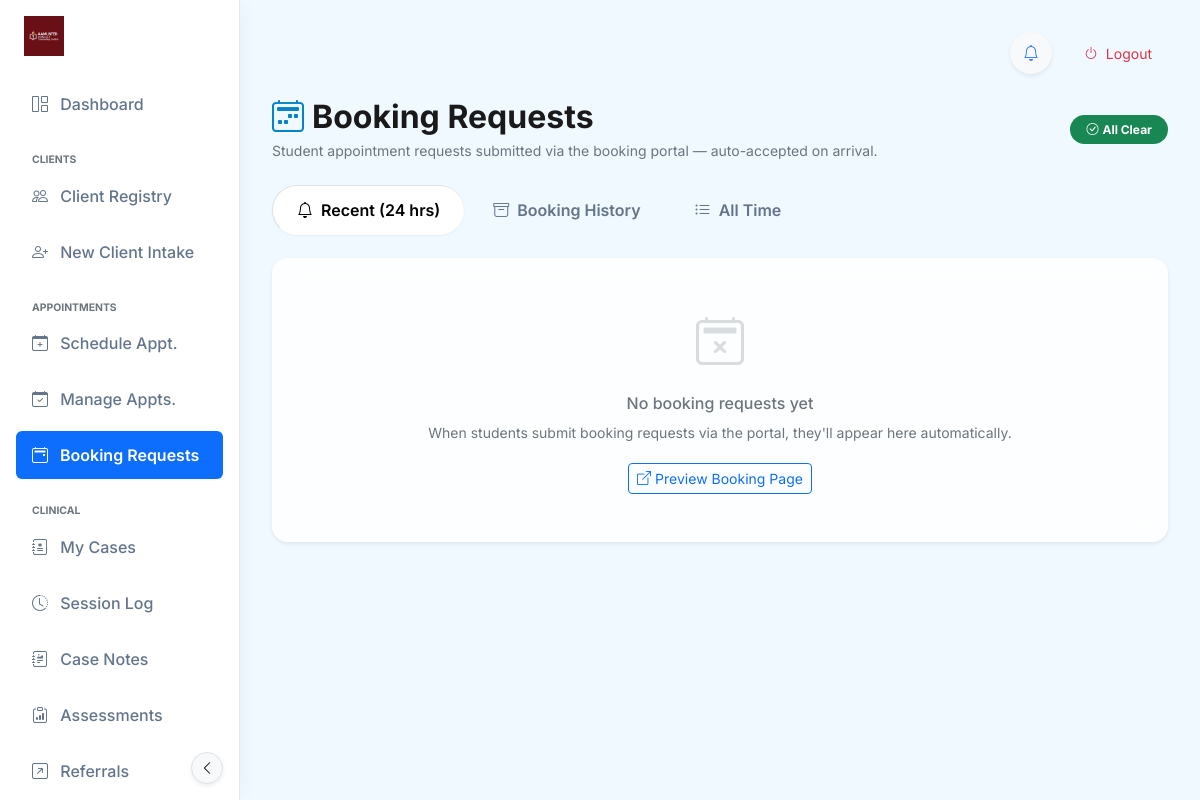
The app's page /admin/bookings (signed in), older data.
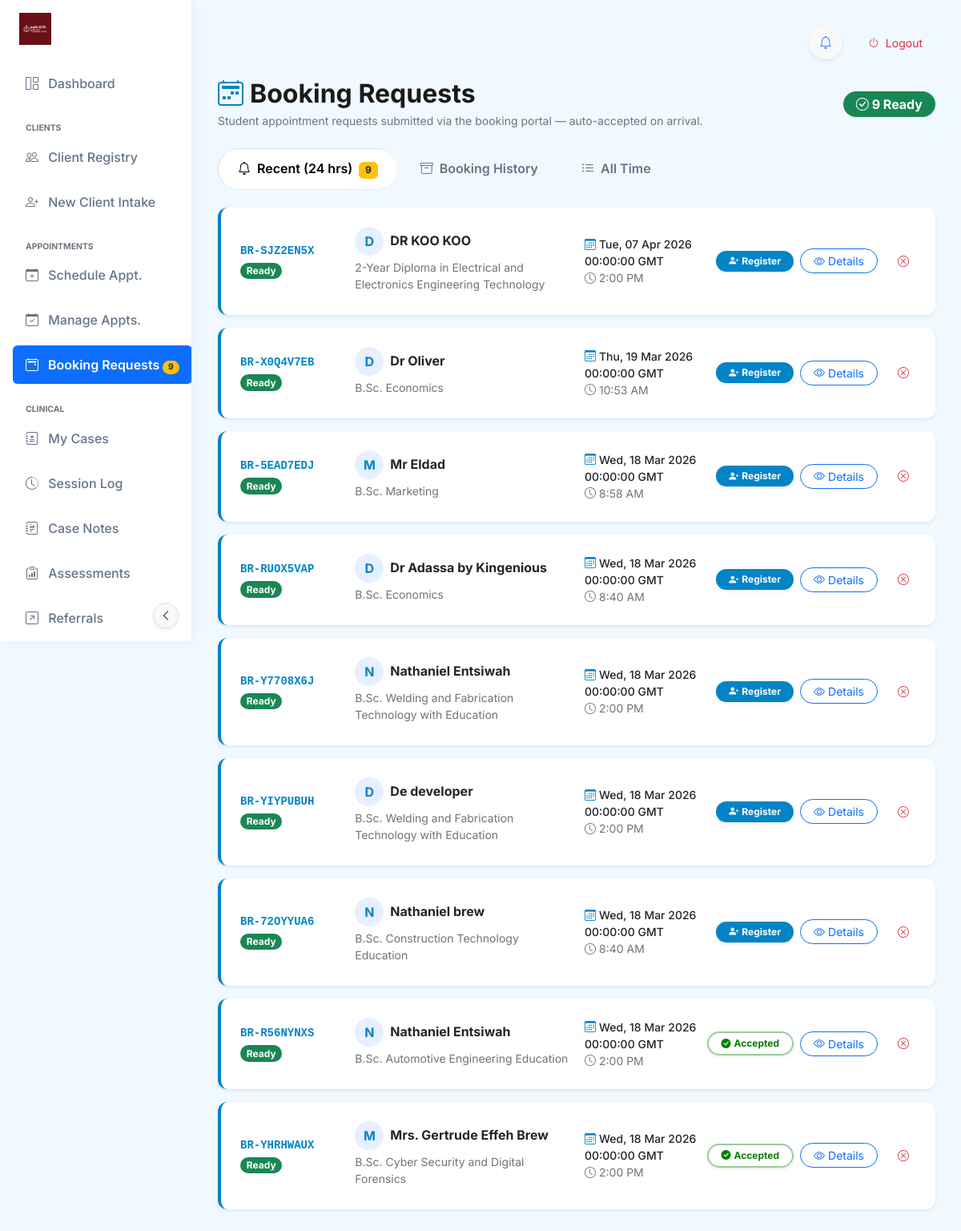
The same page, newer data.
### tables this page shows
CREATE TABLE BookingRequest (
        id INTEGER PRIMARY KEY AUTOINCREMENT,
        reference TEXT UNIQUE,
        full_name TEXT NOT NULL,
        index_number TEXT NOT NULL,
        department TEXT,
        programme TEXT,
        phone TEXT,
        preferred_date DATE,
        preferred_time TEXT,
        reason TEXT,
        status TEXT DEFAULT 'Pending',
        decline_reason TEXT,
        created_at TIMESTAMP DEFAULT CURRENT_TIMESTAMP
    , email TEXT, hall_of_residence TEXT, accepted_at TEXT, global_id TEXT, updated_at TEXT, last_synced_at TEXT);

### app.py (the view)
@app.route('/admin/bookings')
@login_required
def admin_bookings():
    if session.get('role') not in ['Secretary', 'Admin', 'Counsellor', 'Counselor']:
        flash('Access restricted.', 'error')
        return redirect(url_for('dashboard'))
    try:
        page = request.args.get('page', 1, type=int)
        tab = request.args.get('tab', 'recent')
        per_page = 15
        offset = (page - 1) * per_page
        conn = get_db_connection()
        if tab == 'recent':
            where_clause = "WHERE COALESCE(accepted_at, created_at) >= datetime('now', '-24 hours')"
            order_clause = "ORDER BY COALESCE(accepted_at, created_at) DESC"
        elif tab == 'history':
            where_clause = "WHERE COALESCE(accepted_at, created_at) < datetime('now', '-24 hours')"
            order_clause = "ORDER BY created_at DESC"
        else: # 'all'
            where_clause = ""
            order_clause = "ORDER BY created_at DESC"
        bookings_raw = conn.execute(
            f"SELECT * FROM BookingRequest {where_clause} {order_clause} LIMIT ? OFFSET ?",
            (per_page, offset)
        ).fetchall()
        bookings = []
        for b in bookings_raw:
            b_dict = dict(b)
            exists = conn.execute(
                "SELECT 1 FROM Student WHERE index_number = ? OR name = ? OR (email = ? AND email IS NOT NULL AND email != '')",
                (b_dict['index_number'], b_dict['full_name'], b_dict.get('email', ''))
            ).fetchone()
            b_dict['is_registered'] = True if exists else False
            bookings.append(b_dict)
        total = conn.execute(f"SELECT COUNT(*) FROM BookingRequest {where_clause}").fetchone()[0]
        total_pages = (total + per_page - 1) // per_page
        pending_count = conn.execute(
            "SELECT COUNT(*) FROM BookingRequest WHERE status = 'Pending'"
        ).fetchone()[0]
        recent_count = conn.execute(
            "SELECT COUNT(*) FROM BookingRequest WHERE COALESCE(accepted_at, created_at) >= datetime('now', '-24 hours')"
        ).fetchone()[0]
        conn.close()
        return render_template('admin_bookings.html',
                               bookings=bookings,
                               pending_count=pending_count,
                               recent_count=recent_count,
                               role=session.get('role'),
                               page=page,
                               total_pages=total_pages,
                               current_tab=tab)
    except Exception as e:
        print(f"[ADMIN_BOOKINGS] Error: {e}")
        flash('Could not load bookings.', 'error')
        return redirect(url_for('dashboard'))

### app.py (called while the page is built, shortened)
def ensure_database_initialized():
    global _db_initialization_lock, _db_initialized
    if _db_initialized:
        return

@app.context_processor
def inject_now():
    ctx = {'now': datetime.utcnow()}
    try:
        from flask import session as _s
        if _s.get('logged_in'):
            _conn = get_db_connection()
            count = _conn.execute(
                """SELECT COUNT(*) FROM BookingRequest
                   WHERE status IN ('Accepted', 'Pending')
                   AND COALESCE(accepted_at, created_at) >= datetime('now', '-24 hours')"""
            ).fetchone()[0]
            _conn.close()
            ctx['latest_booking_count'] = count
    except Exception:
        ctx['latest_booking_count'] = 0
    return ctx

def login_required(f):
    @wraps(f)
    def decorated_function(*args, **kwargs):
        if 'logged_in' not in session:
            return redirect(url_for('welcome'))
        return f(*args, **kwargs)
    return decorated_function

@app.context_processor
def inject_node_info():
    return dict(node_config=node_config.load_config())

### templates/admin_bookings.html (shortened to what the changed rows need)
{% extends "base_modern.html" %}
{% block content %}
<div class="row mb-4">
    <div class="col-12">
        <div class="d-flex justify-content-between align-items-center">
            <div>
                <h2 class="fw-bold mb-1">
                    <i class="bi bi-calendar2-week me-2 text-primary"></i>Booking Requests
                </h2>
            </div>
            <div class="d-flex gap-2">
                {% if recent_count > 0 %}
                <span class="badge bg-success px-3 py-2 rounded-pill fs-6">
                    <i class="bi bi-check-circle me-1"></i>{{ recent_count }} Ready
                </span>
                {% else %}
                <span class="badge bg-success px-3 py-2 rounded-pill">
                    <i class="bi bi-check-circle me-1"></i>All Clear
                </span>
                {% endif %}
            </div>
        </div>
    </div>
</div>
<ul class="nav nav-tabs border-0 mb-4 gap-1" id="bookingTabs">
    <li class="nav-item">
        <a class="nav-link {% if current_tab == 'recent' %}active{% endif %} fw-semibold px-4 rounded-pill" href="{{ url_for('admin_bookings', tab='recent') }}">
            <i class="bi bi-bell me-1"></i> Recent (24 hrs)
            {% if recent_count > 0 %}<span class="badge bg-warning text-dark ms-1">{{ recent_count }}</span>{% endif %}
        </a>
    </li>
</ul>
{% if bookings %}
<div id="bookingsContainer">
    {% if current_tab == 'recent' %}
        <div class="row g-3">
        {% for booking in bookings %}
        <div class="col-12 booking-row" data-status="{{ booking.status }}">
            <div class="card border-0 shadow-sm"
                style="border-left: 4px solid var(--brand-primary, #1a6b3c) !important; border-radius: 0.75rem;">
                <div class="card-body p-4">
                    <div class="row align-items-center g-3">
                        <div class="col-md-2">
                            <div class="fw-bold font-monospace text-primary small">{{ booking.reference }}</div>
                            <span class="badge bg-success rounded-pill mt-1">Ready</span>
                        </div>
                        <div class="col-md-4">
                            <div class="d-flex align-items-center mb-1">
                                <div class="rounded-circle bg-primary bg-opacity-10 text-primary fw-bold d-flex align-items-center justify-content-center me-2 flex-shrink-0"
                                     style="width:36px;height:36px;">
                                    {{ booking.full_name[0]|upper }}
                                </div>
                                <h6 class="fw-bold mb-0 text-dark">{{ booking.full_name }}</h6>
                            </div>
                            <div class="small text-muted mb-1">{{ booking.programme or '—' }}</div>
                        </div>
                        <div class="col-md-3">
                            <div class="fw-medium small"><i class="bi bi-calendar3 me-1 text-primary"></i>{{ booking.preferred_date or 'Today' }}</div>
                            <div class="text-muted small"><i class="bi bi-clock me-1"></i>{{ booking.preferred_time or 'Any' }}</div>
                        </div>
                        <div class="col-md-3 text-md-end text-nowrap d-flex gap-2 justify-content-end align-items-center">
                            {% if booking.is_registered %}
                            <div class="btn btn-sm btn-outline-success rounded-pill px-3 shadow-sm border-2 fw-bold disabled"
                                 style="font-size: 0.75rem; pointer-events: none; opacity: 1; border-color: rgba(0,128,0,0.4) !important; color: green !important;">
                                <i class="bi bi-check-circle-fill me-1"></i>Accepted
                            </div>
                            {% else %}
                            <button onclick="handleRegisterPortalBooking(this, {{ booking.id }})"
                               class="btn btn-primary btn-sm rounded-pill px-3 shadow-sm border-0 fw-bold"
                               style="font-size: 0.75rem; background: var(--brand-primary, #1a6b3c);">
                                <i class="bi bi-person-plus-fill me-1"></i>Register
                            </button>
                            {% endif %}
                            <button type="button" class="btn btn-outline-primary btn-sm rounded-pill px-3"
                                    data-bs-toggle="modal" data-bs-target="#detailsModal{{ booking.id }}">
                                <i class="bi bi-eye me-1"></i>Details
                            </button>
                            {% if role in ['Secretary', 'Admin', 'Counsellor'] %}
                            <button type="button" class="btn btn-link text-danger btn-sm text-decoration-none ms-2"
                                    data-bs-toggle="modal" data-bs-target="#declineModal{{ booking.id }}">
                                <i class="bi bi-x-circle"></i>
                            </button>
                            {% endif %}
                        </div>
                    </div>
                </div>
            </div>
        </div>
        {% endfor %}
        </div>
    {% endif %}
</div>
{% else %}
<div class="card card-glass border-0 shadow-sm">
    <div class="card-body text-center py-5">
        <i class="bi bi-calendar2-x text-muted opacity-25" style="font-size:3rem;"></i>
        <h6 class="text-muted mt-3">No booking requests yet</h6>
        <p class="text-muted small">When students submit booking requests via the portal, they'll appear here automatically.</p>
        <a href="/booking" target="_blank" class="btn btn-sm btn-outline-primary mt-1">
            <i class="bi bi-box-arrow-up-right me-1"></i>Preview Booking Page
        </a>
    </div>
</div>
{% endif %}
{% endblock %}

### templates/base_modern.html (shortened to what the changed rows need)
<!DOCTYPE html>
<html lang="en">
<head>
    <link href="https://cdn.jsdelivr.net/npm/bootstrap@5.3.0/dist/css/bootstrap.min.css" rel="stylesheet">
    <link rel="stylesheet" href="https://cdn.jsdelivr.net/npm/bootstrap-icons@1.10.0/font/bootstrap-icons.css">
    <link rel="stylesheet" href="{{ url_for('static', filename='css/modern_theme.css') }}?v=2.1">
</head>
<body data-theme="{{ settings.get('active_theme', 'default') }}">
    <nav class="sidebar-glass d-flex flex-column flex-shrink-0 p-3" id="sidebar">
        <ul class="nav nav-pills flex-column mb-auto">
            {% if session.get('role') in ['Secretary', 'Admin', 'Counsellor', 'Counselor'] %}
            <li>
                <a href="/admin/bookings"
                    class="nav-link {% if 'bookings' in request.endpoint %}active{% endif %}" title="Booking Requests"
                    data-bs-toggle="tooltip" data-bs-placement="right">
                    <i class="bi bi-calendar2-event me-2"></i>
                    <span>Booking Requests</span>
                    {% if latest_booking_count and latest_booking_count > 0 %}
                    <span class="badge rounded-pill bg-warning text-dark ms-auto" style="font-size:0.65rem;">{{ latest_booking_count }}</span>
                    {% endif %}
                </a>
            </li>
            {% endif %}
        </ul>
                    {% set role_labels = {'Secretary': 'Desk Administrator', 'Admin': 'System Administrator', 'Counsellor': 'Counsellor', 'Counselor': 'Counsellor'} %}
                    {% set display_name = session.get('full_name', 'User') %}
                    {% if display_name.strip().lower() in ['secretary', 'admin', 'counsellor', 'counselor'] %}
                        {% set display_name = role_labels.get(session.get('role'), display_name) %}
                    {% endif %}
    </nav>
    <main class="main-content">
        {% block content %}{% endblock %}
    </main>
</body>
</html>

Row changes from the older to the newer data that the page shows:
added BookingRequest: reference "BR-SJZ2EN5X", full_name "D", full_name "DR KOO KOO", programme "2-Year Diploma in Electrical and Electronics Engineering Technology", preferred_date "Tue, 07 Apr 2026 00:00:00 GMT", preferred_time "2:00 PM"
added BookingRequest: reference "BR-X0Q4V7EB", full_name "D", full_name "Dr Oliver", programme "B.Sc. Economics", preferred_date "Thu, 19 Mar 2026 00:00:00 GMT", preferred_time "10:53 AM"
added BookingRequest: reference "BR-5EAD7EDJ", full_name "M", full_name "Mr Eldad", programme "B.Sc. Marketing", preferred_date "Wed, 18 Mar 2026 00:00:00 GMT", preferred_time "8:58 AM"
added BookingRequest: reference "BR-RUOX5VAP", full_name "D", full_name "Dr Adassa by Kingenious", programme "B.Sc. Economics", preferred_date "Wed, 18 Mar 2026 00:00:00 GMT", preferred_time "8:40 AM"
added BookingRequest: reference "BR-Y7708X6J", full_name "N", full_name "Nathaniel Entsiwah", programme "B.Sc. Welding and Fabrication Technology with Education", preferred_date "Wed, 18 Mar 2026 00:00:00 GMT", preferred_time "2:00 PM"
added BookingRequest: reference "BR-YIYPUBUH", full_name "D", full_name "De developer", programme "B.Sc. Welding and Fabrication Technology with Education", preferred_date "Wed, 18 Mar 2026 00:00:00 GMT", preferred_time "2:00 PM"
added BookingRequest: reference "BR-72OYYUA6", full_name "N", full_name "Nathaniel brew", programme "B.Sc. Construction Technology Education", preferred_date "Wed, 18 Mar 2026 00:00:00 GMT", preferred_time "8:40 AM"
added BookingRequest: reference "BR-R56NYNXS", full_name "N", full_name "Nathaniel Entsiwah", programme "B.Sc. Automotive Engineering Education", preferred_date "Wed, 18 Mar 2026 00:00:00 GMT", preferred_time "2:00 PM", shows "Accepted"
added BookingRequest: reference "BR-YHRHWAUX", full_name "M", full_name "Mrs. Gertrude Effeh Brew", programme "B.Sc. Cyber Security and Digital Forensics", preferred_date "Wed, 18 Mar 2026 00:00:00 GMT", preferred_time "2:00 PM", shows "Accepted"
Text that changed along with them:
{{ latest_booking_count }}: (not shown) → "9"
{{ recent_count }}: (not shown) → "9"
text no longer shown: "All Clear No booking requests yet When students submit booking requests via the portal, they'll appear here automatically. Preview Booking Page"
text now shown: "Ready"
